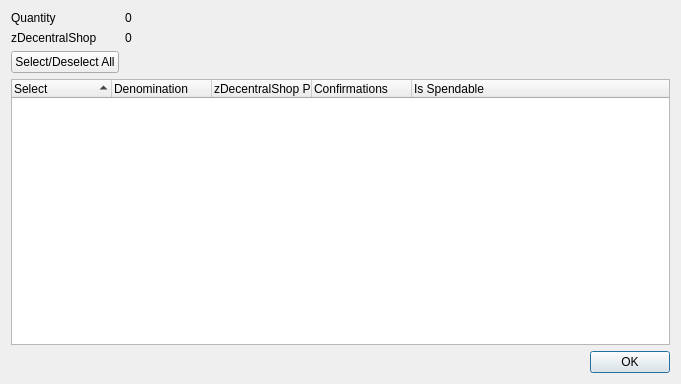
<?xml version="1.0" encoding="UTF-8"?>
<ui version="4.0">
 <class>ZDecentralShopControlDialog</class>
 <widget class="QDialog" name="ZDecentralShopControlDialog">
  <property name="geometry">
   <rect>
    <x>0</x>
    <y>0</y>
    <width>681</width>
    <height>384</height>
   </rect>
  </property>
  <property name="minimumSize">
   <size>
    <width>681</width>
    <height>384</height>
   </size>
  </property>
  <property name="windowTitle">
   <string>Select zDecentralShop to Spend</string>
  </property>
  <layout class="QGridLayout" name="gridLayout">
   <item row="0" column="0">
    <layout class="QFormLayout" name="formLayout">
     <property name="sizeConstraint">
      <enum>QLayout::SetDefaultConstraint</enum>
     </property>
     <item row="0" column="0">
      <widget class="QLabel" name="labelQuantity">
       <property name="text">
        <string>Quantity</string>
       </property>
      </widget>
     </item>
     <item row="0" column="1">
      <widget class="QLabel" name="labelQuantity_int">
       <property name="text">
        <string>0</string>
       </property>
      </widget>
     </item>
     <item row="1" column="0">
      <widget class="QLabel" name="labelZDecentralShop">
       <property name="text">
        <string>zDecentralShop</string>
       </property>
      </widget>
     </item>
     <item row="1" column="1">
      <widget class="QLabel" name="labelZDecentralShop_int">
       <property name="text">
        <string>0</string>
       </property>
      </widget>
     </item>
     <item row="2" column="0">
      <widget class="QPushButton" name="pushButtonAll">
       <property name="text">
        <string>Select/Deselect All</string>
       </property>
      </widget>
     </item>
    </layout>
   </item>
   <item row="1" column="0">
    <layout class="QVBoxLayout" name="verticalLayout">
     <item>
      <widget class="QTreeWidget" name="treeWidget">
       <property name="minimumSize">
        <size>
         <width>0</width>
         <height>250</height>
        </size>
       </property>
       <property name="alternatingRowColors">
        <bool>true</bool>
       </property>
       <property name="sortingEnabled">
        <bool>true</bool>
       </property>
       <property name="columnCount">
        <number>5</number>
       </property>
       <attribute name="headerDefaultSectionSize">
        <number>100</number>
       </attribute>
       <column>
        <property name="text">
         <string notr="true">Select</string>
        </property>
       </column>
       <column>
        <property name="text">
         <string notr="true">Denomination</string>
        </property>
       </column>
       <column>
        <property name="text">
         <string notr="true">zDecentralShop Public ID</string>
        </property>
       </column>
       <column>
        <property name="text">
         <string notr="true">Confirmations</string>
        </property>
       </column>
       <column>
        <property name="text">
         <string>Is Spendable</string>
        </property>
       </column>
      </widget>
     </item>
     <item>
      <widget class="QDialogButtonBox" name="buttonBox">
       <property name="orientation">
        <enum>Qt::Horizontal</enum>
       </property>
       <property name="standardButtons">
        <set>QDialogButtonBox::Ok</set>
       </property>
      </widget>
     </item>
    </layout>
   </item>
  </layout>
 </widget>
 <resources/>
 <connections>
  <connection>
   <sender>buttonBox</sender>
   <signal>accepted()</signal>
   <receiver>ZDecentralShopControlDialog</receiver>
   <slot>accept()</slot>
   <hints>
    <hint type="sourcelabel">
     <x>248</x>
     <y>254</y>
    </hint>
    <hint type="destinationlabel">
     <x>157</x>
     <y>274</y>
    </hint>
   </hints>
  </connection>
  <connection>
   <sender>buttonBox</sender>
   <signal>rejected()</signal>
   <receiver>ZDecentralShopControlDialog</receiver>
   <slot>reject()</slot>
   <hints>
    <hint type="sourcelabel">
     <x>316</x>
     <y>260</y>
    </hint>
    <hint type="destinationlabel">
     <x>286</x>
     <y>274</y>
    </hint>
   </hints>
  </connection>
 </connections>
</ui>
